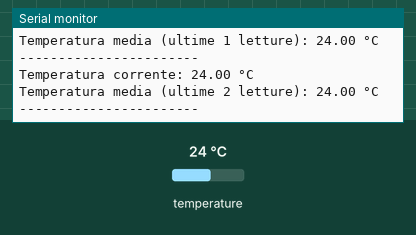
This sketch was run on a simulated Arduino Uno, built with avr-gcc and run on an emulated ATmega328P. Shown: the last lines printed to the serial monitor. The test bench sets the inputs (shaded band); at power-on: temperature 24 °C.

Above: at 5.3 s.
5.4 s: temperature set to 12 °C
At 9.8 s:
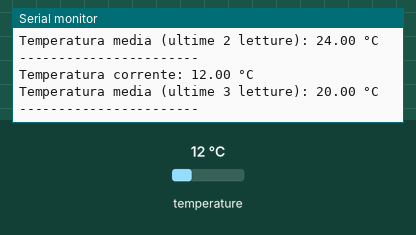
10.3 s: temperature set to 19 °C
At 13.0 s:
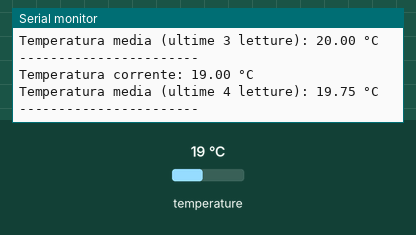
Timing chart, 0 to 14.5 s (numbered marks = the images above; inputs shaded):
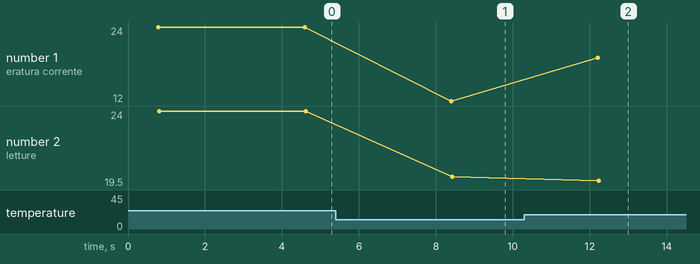

Measured:
- after the input at 5.4 s, the serial monitor: prints a new line after 3.0 s (image 1)
- after the input at 10.3 s, the serial monitor: prints a new line after 1.9 s (image 2)
- plotted number 1: 24 → 12 after the input at 5.4 s, 12 → 19 after the input at 10.3 s
- plotted number 2: 24 → 20 after the input at 5.4 s, 20 → 19.5 after the input at 10.3 s

The sketch:

temperature_sensor_v2.ino
```cpp
/*
 * Progetto Sensore di Temperatura Arduino con DS18B20 - Versione 2
 *
 * Questo sketch legge la temperatura da un sensore DS18B20 ogni 3 secondi,
 * memorizza le letture in un buffer circolare di 10 elementi,
 * e calcola/visualizza la temperatura media.
 *
 * v1.2 17/03/25 - utilizza funzioni e delay() invece di millis() per la temporizzazione.
 */

#include <OneWire.h>
#include <DallasTemperature.h>

// Prototipi delle funzioni
void inizializzaBuffer();
float leggiTemperatura();
void memorizzaTemperatura(float temperatura);
float calcolaTemperaturaMedia();
void visualizzaRisultati(float temperatura, float media);

// Il filo dati è collegato al pin digitale 2
#define BUS_ONE_WIRE 2
// Configurazione di un'istanza oneWire per comunicare con qualsiasi dispositivo OneWire
OneWire oneWire(BUS_ONE_WIRE);
// Passa il nostro riferimento oneWire al sensore di temperatura Dallas
DallasTemperature sensori(&oneWire);

// Buffer circolare per le letture di temperatura
#define DIMENSIONE_BUFFER 10
float bufferTemperatura[DIMENSIONE_BUFFER];
int indiceBuffer = 0;
int conteggioBuffer = 0;

// Costante di temporizzazione
const unsigned long INTERVALLO_LETTURA = 3000; // 3 secondi in millisecondi

void setup() {
  // Inizializza la porta seriale
  Serial.begin(9600);
  Serial.println("Sensore di Temperatura DS18B20 con Buffer Circolare - Versione 2");

  // Avvia la libreria Dallas Temperature
  sensori.begin();

  // Inizializza il buffer
  inizializzaBuffer();
}

void loop() {
  // Leggi la temperatura dal sensore
  float temperatura = leggiTemperatura();

  // Memorizza la temperatura nel buffer circolare
  memorizzaTemperatura(temperatura);

  // Calcola la temperatura media
  float media = calcolaTemperaturaMedia();

  // Visualizza i risultati
  visualizzaRisultati(temperatura, media);

  // Attendi prima della prossima lettura
  delay(INTERVALLO_LETTURA);
}

// Inizializza il buffer con zeri
void inizializzaBuffer() {
  for (int i = 0; i < DIMENSIONE_BUFFER; i++) {
    bufferTemperatura[i] = 0.0;
  }
}

// Leggi la temperatura dal sensore DS18B20
float leggiTemperatura() {
  sensori.requestTemperatures();
  return sensori.getTempCByIndex(0);
}

// Memorizza la temperatura nel buffer circolare
void memorizzaTemperatura(float temperatura) {
  bufferTemperatura[indiceBuffer] = temperatura;

  // Aggiorna l'indice e il conteggio del buffer
  indiceBuffer = (indiceBuffer + 1) % DIMENSIONE_BUFFER;
  if (conteggioBuffer < DIMENSIONE_BUFFER) {
    conteggioBuffer++;
  }
}

// Calcola la temperatura media dai valori del buffer
float calcolaTemperaturaMedia() {
  float somma = 0.0;
  for (int i = 0; i < conteggioBuffer; i++) {
    somma += bufferTemperatura[i];
  }
  return somma / conteggioBuffer;
}

// Visualizza la temperatura corrente e media
void visualizzaRisultati(float temperatura, float media) {
  Serial.print("Temperatura corrente: ");
  Serial.print(temperatura);
  Serial.println(" °C");

  Serial.print("Temperatura media (ultime ");
  Serial.print(conteggioBuffer);
  Serial.print(" letture): ");
  Serial.print(media);
  Serial.println(" °C");

  Serial.println("-----------------------");
}
```
